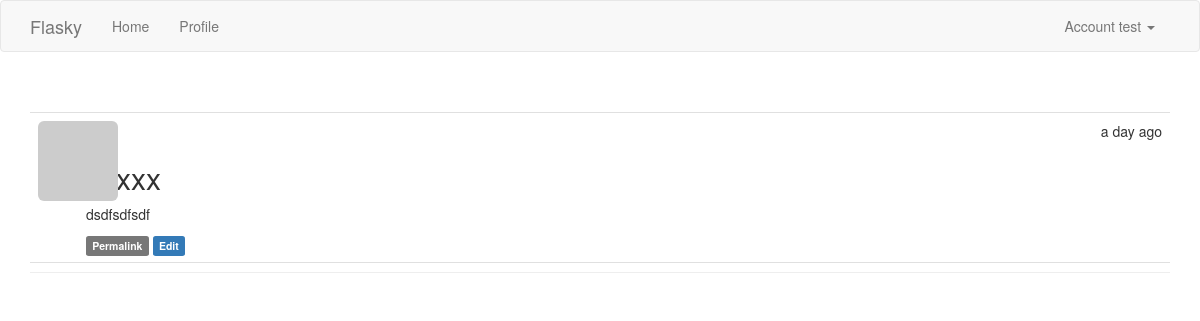
The page /post/103 (signed in) on the database as committed earlier.
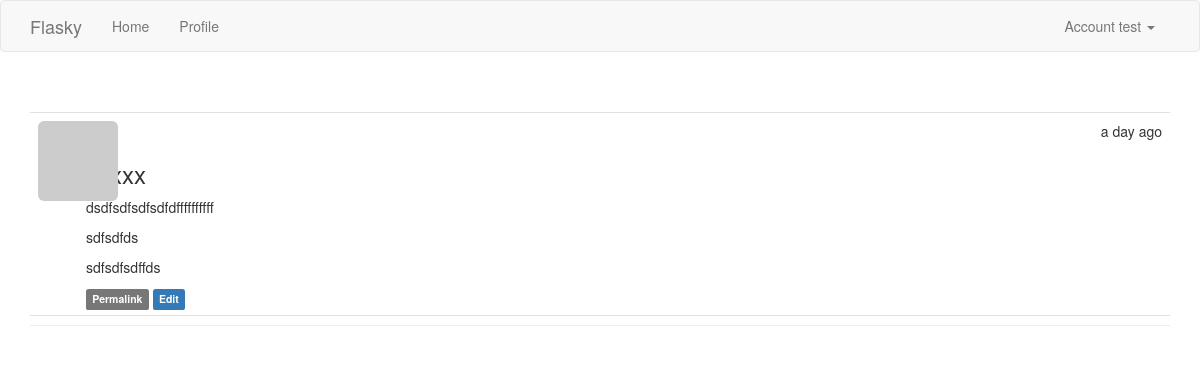
The same page on the database as committed later.
### app/models.py (models this page shows, shortened)
class Post(db.Model):
    id = db.Column(db.Integer, primary_key=True)
    body = db.Column(db.Text)
    body_html = db.Column(db.Text)
    timestamp = db.Column(db.DateTime, index=True, default=datetime.utcnow)
    author_id = db.Column(db.Integer, db.ForeignKey('user.id'))

### app/main/views.py (the view)
@main.route('/post/<int:id>')
@login_required
def post(id):
    post = Post.query.get_or_404(id)
    return render_template('post.html', posts=[post])

### app/auth/views.py (called while the page is built)
@auth.before_app_request
def before_request():
    if current_user.is_authenticated:
        current_user.ping()
        if not current_user.confirmed and request.endpoint[:5] != 'auth.' \
                and request.endpoint != 'static':
            return redirect(url_for('auth.unconfirmed'))

### app/main/__init__.py (called while the page is built)
@main.app_context_processor
def inject_permissions():
    return dict(Permission=Permission)

### app/models.py (called while the page is built)
@login_manager.user_loader
def load_user(user_id):
    return User.query.get(int(user_id))

    def ping(self):
        self.last_seen = datetime.utcnow()
        db.session.add(self)

    def gravatar(self, size=100, default='identicon', rating='g'):
        url = 'https://secure.gravatar.com/avatar' if request.is_secure else 'http://www.gravatar.com/avatar'
        hash = self.avatar_hash or hashlib.md5(self.email.encode('utf-8')).hexdigest()
        return '{url}/{hash}?s={size}&d={default}&r={rating}'.format(
                url=url, hash=hash, size=size, default=default, rating=rating)

### app/templates/post.html
{% extends "base.html" %}
{% block page_content %}
{% include '_posts.html' %}
{% endblock %}

### app/templates/_posts.html (shortened to what this page needs)
<ul class="posts">
{% for post in posts %}
  <li class="post">
    <div class="post-thumbnail">
      <a href="{{ url_for('.user', username=post.author.username) }}">
        <img class="img-rounded profile-thumbnail" src="{{ post.author.gravatar(size=40) }}">
      </a>
    </div>
    <div class="post-content">
      <div class="post-date">{{ moment(post.timestamp).fromNow() }}</div>
      <div class="post-author">
        <a href="{{ url_for('.user', username=post.author.username) }}">
        </a>
      </div>
      <div class="post-body">
        {% if post.body_html %}
        {{ post.body_html | safe }}
        {% else %}
        {{ post.body }}
        {% endif %}
      </div>
      <div class="post-footer">
        <a href="{{ url_for('.post', id=post.id) }}">
          <span class="label label-default">Permalink</span>
        </a>
        {% if current_user == post.author %}
        <a href="{{ url_for('.edit', id=post.id) }}">
          <span class="label label-primary">Edit</span>
        </a>
        {% elif current_user.is_administrator %}
        <a href="{{ url_for('.edit', id=post.id) }}">
          <span class="label label-danger">Edit [Admin]</span>
        </a>
        {% endif %}
      </div>
    </div>
  </li>
{% endfor %}
</ul>

Rows that differ between the two databases and show on the page:
changed Post "a day ago": body_html "xxxxx dsdfsdfsdf" → "dsdfsdfsdfsdfdffffffffff sdfsdfds sdfsdfsdffds"
